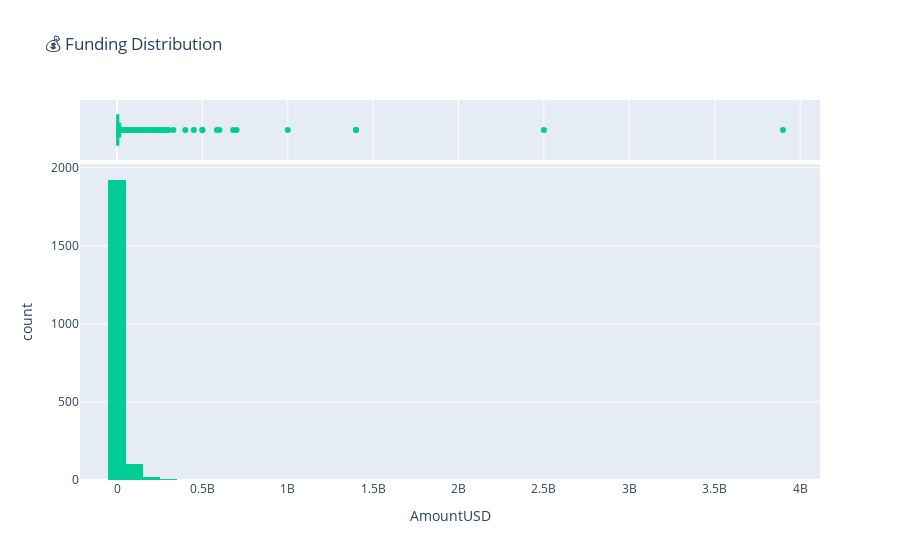
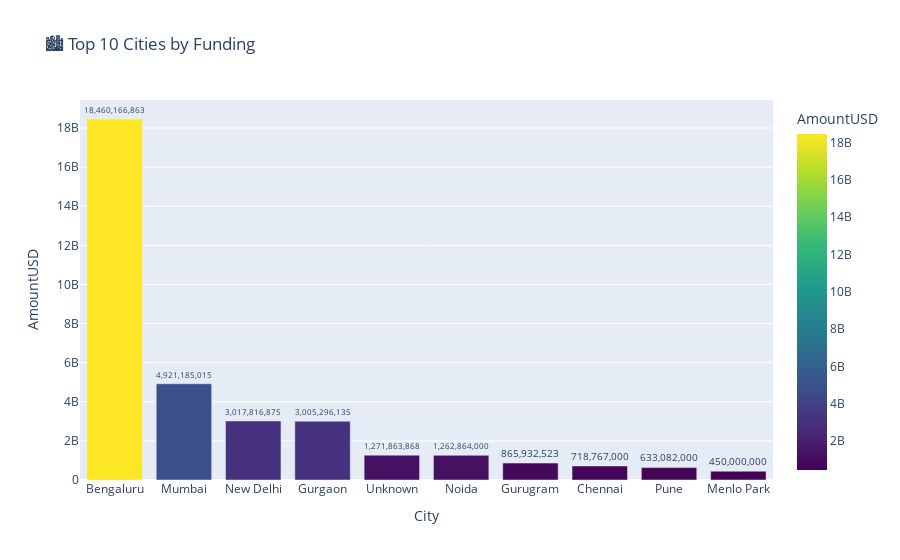
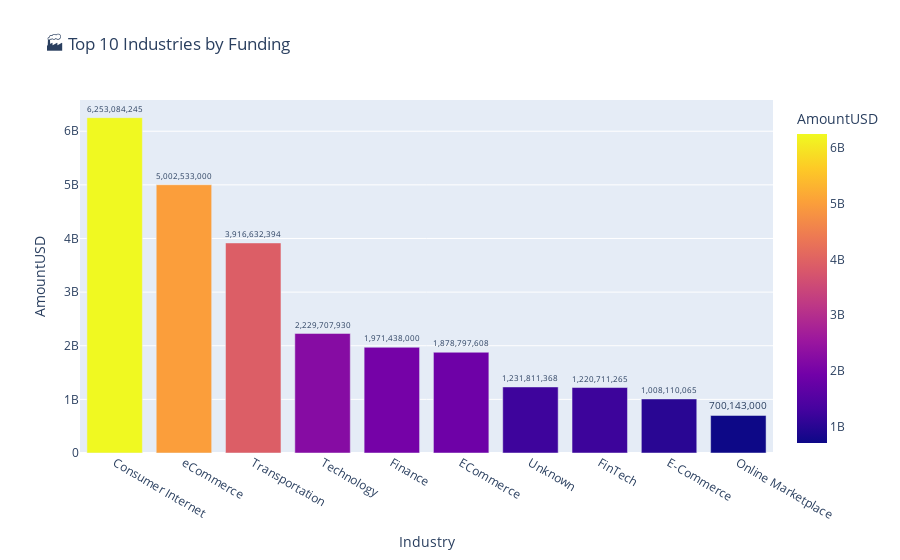
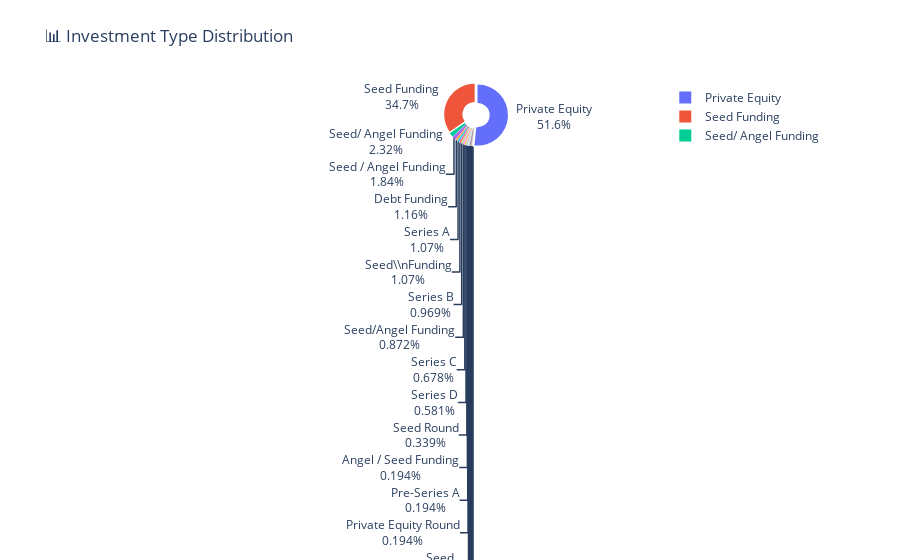

The notebook cell saved with these charts, in order:
### Code cell
# -------------------------------
# Startup Growth Analytics Dashboard with Success Prediction & Insights - simple vers
# -------------------------------


import pandas as pd
import plotly.express as px
from sklearn.preprocessing import LabelEncoder
from sklearn.model_selection import train_test_split
from sklearn.ensemble import RandomForestClassifier
from sklearn.metrics import accuracy_score, confusion_matrix, classification_report


df = pd.read_csv("startup_funding.csv")  
df.columns = ['SrNo','Date','StartupName','Industry','SubVertical','City','Investors','InvestmentType','AmountUSD','Remarks']

df['Date'] = pd.to_datetime(df['Date'], format='%d/%m/%Y', errors='coerce')
df['AmountUSD'] = pd.to_numeric(df['AmountUSD'].str.replace(',', '', regex=False), errors='coerce')
df = df.dropna(subset=['AmountUSD'])

df['City'] = df['City'].fillna('Unknown').str.strip().replace({'Bangalore':'Bengaluru'})
df['Industry'] = df['Industry'].fillna('Unknown').str.strip()
df['InvestmentType'] = df['InvestmentType'].fillna('Unknown')
df['Year'] = df['Date'].dt.year

# -------------------------------
# EDA Charts
# -------------------------------


fig1 = px.histogram(df, x='AmountUSD', nbins=50,
                    title=' Funding Distribution', marginal='box',
                    color_discrete_sequence=['#00CC96'])
fig1.show()


top_cities = df.groupby('City')['AmountUSD'].sum().sort_values(ascending=False).head(10).reset_index()
fig2 = px.bar(top_cities, x='City', y='AmountUSD', color='AmountUSD', text='AmountUSD',
              title=' Top 10 Cities by Funding', color_continuous_scale=px.colors.sequential.Viridis)
fig2.update_traces(texttemplate='%{text:,.0f}', textposition='outside')
fig2.show()


top_industries = df.groupby('Industry')['AmountUSD'].sum().sort_values(ascending=False).head(10).reset_index()
fig3 = px.bar(top_industries, x='Industry', y='AmountUSD', color='AmountUSD', text='AmountUSD',
              title='🏭 Top 10 Industries by Funding', color_continuous_scale=px.colors.sequential.Plasma)
fig3.update_traces(texttemplate='%{text:,.0f}', textposition='outside')
fig3.show()


inv_counts = df['InvestmentType'].value_counts().reset_index()
inv_counts.columns = ['InvestmentType','Count']
fig4 = px.pie(inv_counts, names='InvestmentType', values='Count',
              title=' Investment Type Distribution', hole=0.4)
fig4.update_traces(textinfo='percent+label', pull=[0.05]*len(inv_counts))
fig4.show()


year_funding = df.groupby('Year')['AmountUSD'].sum().reset_index()
fig5 = px.line(year_funding, x='Year', y='AmountUSD', markers=True,
               title=' Year-wise Total Funding Trend', line_shape='spline')
fig5.show()


fig6 = px.scatter(df, x='Year', y='AmountUSD', size='AmountUSD', color='Industry',
                  hover_data=['StartupName','City'],
                  title=' Funding vs Year by Industry', size_max=70, opacity=0.7)
fig6.show()

# -------------------------------
#  Predict Startup Success
# -------------------------------


df['Success'] = df['AmountUSD'].apply(lambda x: 1 if x > 1000000 else 0)


le_city = LabelEncoder()
df['City_enc'] = le_city.fit_transform(df['City'])

le_industry = LabelEncoder()
df['Industry_enc'] = le_industry.fit_transform(df['Industry'])


X = df[['AmountUSD', 'City_enc', 'Industry_enc']]
y = df['Success']


X_train, X_test, y_train, y_test = train_test_split(X, y, test_size=0.2, random_state=42)


model = RandomForestClassifier(n_estimators=100, random_state=42)
model.fit(X_train, y_train)


y_pred = model.predict(X_test)
print(" Model Accuracy:", accuracy_score(y_test, y_pred))
print("\nConfusion Matrix:\n", confusion_matrix(y_test, y_pred))
print("\nClassification Report:\n", classification_report(y_test, y_pred))


sample_startup = pd.DataFrame({
    'AmountUSD': [5000000],
    'City_enc': [le_city.transform(['Bengaluru'])[0]],
    'Industry_enc': [le_industry.transform(['E-Tech'])[0]]
})
prediction = model.predict(sample_startup)
print(f"\nExample: This startup is predicted as {'Successful' if prediction[0]==1 else 'Not Successful'}")



print("\n Insights Summary:\n")


print(" Top 3 Cities by Total Funding:")
for idx, row in top_cities.head(3).iterrows():
    print(f"   - {row['City']}: ${row['AmountUSD']:,.0f}")

print("\n Top 3 Industries by Total Funding:")
for idx, row in top_industries.head(3).iterrows():
    print(f"   - {row['Industry']}: ${row['AmountUSD']:,.0f}")


top_investments = inv_counts.head(3)
print("\n Most Common Investment Types:")
for idx, row in top_investments.iterrows():
    print(f"   - {row['InvestmentType']}: {row['Count']} deals")


max_year = year_funding.loc[year_funding['AmountUSD'].idxmax(), 'Year']
print(f"\n Year with Highest Total Funding: {int(max_year)}")


success_rate_city = df.groupby('City')['Success'].mean().sort_values(ascending=False).head(3)
print("\n Cities with Highest Success Rate:")
for city, rate in success_rate_city.items():
    print(f"   - {city}: {rate*100:.1f}% successful startups")

success_rate_ind = df.groupby('Industry')['Success'].mean().sort_values(ascending=False).head(3)
print("\n Industries with Highest Success Rate:")
for ind, rate in success_rate_ind.items():
    print(f"   - {ind}: {rate*100:.1f}% successful startups")

print("\n Recommendation: New startups in top cities and industries, with proper funding, have higher chances of success!")

### Figure 1 — Plotly figure (JSON) as saved in the notebook; plotly's stock layout.template omitted (floating-point values rounded to 4 significant figures; data arrays with more than 128 entries replaced by an {"elided": "..."} marker saying what was removed)
{"data": [{"alignmentgroup": "True", "bingroup": "x", "hovertemplate": "AmountUSD=%{x}<br>count=%{y}<extra></extra>", "legendgroup": "", "marker": {"color": "#00CC96", "pattern": {"shape": ""}}, "name": "", "nbinsx": 50, "offsetgroup": "", "orientation": "v", "showlegend": false, "type": "histogram", "x": {"elided": "2065 float values"}, "xaxis": "x", "yaxis": "y"}, {"alignmentgroup": "True", "hovertemplate": "AmountUSD=%{x}<extra></extra>", "legendgroup": "", "marker": {"color": "#00CC96"}, "name": "", "notched": true, "offsetgroup": "", "showlegend": false, "type": "box", "x": {"elided": "2065 float values"}, "xaxis": "x2", "yaxis": "y2"}], "layout": {"autosize": true, "barmode": "relative", "legend": {"tracegroupgap": 0}, "title": {"text": "💰 Funding Distribution"}, "xaxis": {"anchor": "y", "autorange": true, "domain": [0, 1], "range": [-216600000.0, 4117000000.0], "title": {"text": "AmountUSD"}, "type": "linear"}, "xaxis2": {"anchor": "y2", "autorange": true, "domain": [0, 1], "matches": "x", "range": [-216600000.0, 4117000000.0], "showgrid": true, "showticklabels": false, "type": "linear"}, "yaxis": {"anchor": "x", "autorange": true, "domain": [0, 0.8316], "range": [0, 2024.0], "title": {"text": "count"}}, "yaxis2": {"anchor": "x2", "autorange": true, "domain": [0.8416, 1], "matches": "y2", "range": [-0.5, 0.5], "showgrid": false, "showline": false, "showticklabels": false, "ticks": "", "type": "category"}}}

### Figure 2 — Plotly figure (JSON) as saved in the notebook; plotly's stock layout.template omitted (floating-point values rounded to 4 significant figures)
{"data": [{"alignmentgroup": "True", "hovertemplate": "City=%{x}<br>AmountUSD=%{marker.color}<extra></extra>", "legendgroup": "", "marker": {"color": [18460166863, 4921185015, 3017816875, 3005000000.0, 1271863868, 1262864000, 865932523, 718767000, 633082000, 450000000], "coloraxis": "coloraxis", "pattern": {"shape": ""}}, "name": "", "offsetgroup": "", "orientation": "v", "showlegend": false, "text": [18460166863, 4921185015, 3017816875, 3005000000.0, 1271863868, 1262864000, 865932523, 718767000, 633082000, 450000000], "textposition": "outside", "texttemplate": "%{text:,.0f}", "type": "bar", "x": ["Bengaluru", "Mumbai", "New Delhi", "Gurgaon", "Unknown", "Noida", "Gurugram", "Chennai", "Pune", "Menlo Park"], "xaxis": "x", "y": [18460166863, 4921185015, 3017816875, 3005000000.0, 1271863868, 1262864000, 865932523, 718767000, 633082000, 450000000], "yaxis": "y"}], "layout": {"autosize": true, "barmode": "relative", "coloraxis": {"colorbar": {"title": {"text": "AmountUSD"}}, "colorscale": [[0, "#440154"], [0.1111, "#482878"], [0.2222, "#3e4989"], [0.3333, "#31688e"], [0.4444, "#26828e"], [0.5556, "#1f9e89"], [0.6667, "#35b779"], [0.7778, "#6ece58"], [0.8889, "#b5de2b"], [1, "#fde725"]]}, "legend": {"tracegroupgap": 0}, "title": {"text": "🏙️ Top 10 Cities by Funding"}, "xaxis": {"anchor": "y", "autorange": true, "domain": [0, 1], "range": [-0.5, 9.5], "title": {"text": "City"}, "type": "category"}, "yaxis": {"anchor": "x", "autorange": true, "domain": [0, 1], "range": [0, 19430000000.0], "title": {"text": "AmountUSD"}, "type": "linear"}}}

### Figure 3 — Plotly figure (JSON) as saved in the notebook; plotly's stock layout.template omitted (floating-point values rounded to 4 significant figures)
{"data": [{"alignmentgroup": "True", "hovertemplate": "Industry=%{x}<br>AmountUSD=%{marker.color}<extra></extra>", "legendgroup": "", "marker": {"color": [6253084245, 5002533000, 3916632394, 2229707930, 1971438000, 1878797608, 1231811368, 1220711265, 1008000000.0, 700143000], "coloraxis": "coloraxis", "pattern": {"shape": ""}}, "name": "", "offsetgroup": "", "orientation": "v", "showlegend": false, "text": [6253084245, 5002533000, 3916632394, 2229707930, 1971438000, 1878797608, 1231811368, 1220711265, 1008000000.0, 700143000], "textposition": "outside", "texttemplate": "%{text:,.0f}", "type": "bar", "x": ["Consumer Internet", "eCommerce", "Transportation", "Technology", "Finance", "ECommerce", "Unknown", "FinTech", "E-Commerce", "Online Marketplace"], "xaxis": "x", "y": [6253084245, 5002533000, 3916632394, 2229707930, 1971438000, 1878797608, 1231811368, 1220711265, 1008000000.0, 700143000], "yaxis": "y"}], "layout": {"autosize": true, "barmode": "relative", "coloraxis": {"colorbar": {"title": {"text": "AmountUSD"}}, "colorscale": [[0, "#0d0887"], [0.1111, "#46039f"], [0.2222, "#7201a8"], [0.3333, "#9c179e"], [0.4444, "#bd3786"], [0.5556, "#d8576b"], [0.6667, "#ed7953"], [0.7778, "#fb9f3a"], [0.8889, "#fdca26"], [1, "#f0f921"]]}, "legend": {"tracegroupgap": 0}, "title": {"text": "🏭 Top 10 Industries by Funding"}, "xaxis": {"anchor": "y", "autorange": true, "domain": [0, 1], "range": [-0.5, 9.5], "title": {"text": "Industry"}, "type": "category"}, "yaxis": {"anchor": "x", "autorange": true, "domain": [0, 1], "range": [0, 6582000000.0], "title": {"text": "AmountUSD"}, "type": "linear"}}}

### Figure 4 — Plotly figure (JSON) as saved in the notebook; plotly's stock layout.template omitted (floating-point values rounded to 4 significant figures)
{"data": [{"domain": {"x": [0, 1], "y": [0, 1]}, "hole": 0.4, "hovertemplate": "InvestmentType=%{label}<br>Count=%{value}<extra></extra>", "labels": ["Private Equity", "Seed Funding", "Seed/ Angel Funding", "Seed / Angel Funding", "Debt Funding", "Series A", "Seed\\\\nFunding", "Series B", "Seed/Angel Funding", "Series C", "Series D", "Seed Round", "Angel / Seed Funding", "Pre-Series A", "Private Equity Round", "Seed", "Unknown", "Seed / Angle Funding", "pre-Series A", "Venture Round", "Equity", "Series E", "Series F", "Private", "Structured Debt", "Mezzanine", "PrivateEquity", "Private\\\\nEquity", "Private Funding", "Equity Based Funding", "Series B (Extension)", "Crowd funding", "Term Loan", "Angel Round", "Debt-Funding", "Inhouse Funding", "Debt and Preference capital", "Venture - Series Unknown", "Series J", "Angel", "Corporate Round", "Single Venture", "Seed Funding Round", "pre-series A", "Maiden Round", "Funding Round", "Series H", "Series G", "Pre-series A", "Crowd Funding"], "legendgroup": "", "name": "", "pull": [0.05, 0.05, 0.05, 0.05, 0.05, 0.05, 0.05, 0.05, 0.05, 0.05, 0.05, 0.05, 0.05, 0.05, 0.05, 0.05, 0.05, 0.05, 0.05, 0.05, 0.05, 0.05, 0.05, 0.05, 0.05, 0.05, 0.05, 0.05, 0.05, 0.05, 0.05, 0.05, 0.05, 0.05, 0.05, 0.05, 0.05, 0.05, 0.05, 0.05, 0.05, 0.05, 0.05, 0.05, 0.05, 0.05, 0.05, 0.05, 0.05, 0.05], "showlegend": true, "textinfo": "percent+label", "type": "pie", "values": [1066, 716, 48, 38, 24, 22, 22, 20, 18, 14, 12, 7, 4, 4, 4, 4, 3, 2, 2, 2, 2, 2, 2, 1, 1, 1, 1, 1, 1, 1, 1, 1, 1, 1, 1, 1, 1, 1, 1, 1, 1, 1, 1, 1, 1, 1, 1, 1, 1, 1]}], "layout": {"autosize": true, "legend": {"tracegroupgap": 0}, "title": {"text": "📊 Investment Type Distribution"}}}
